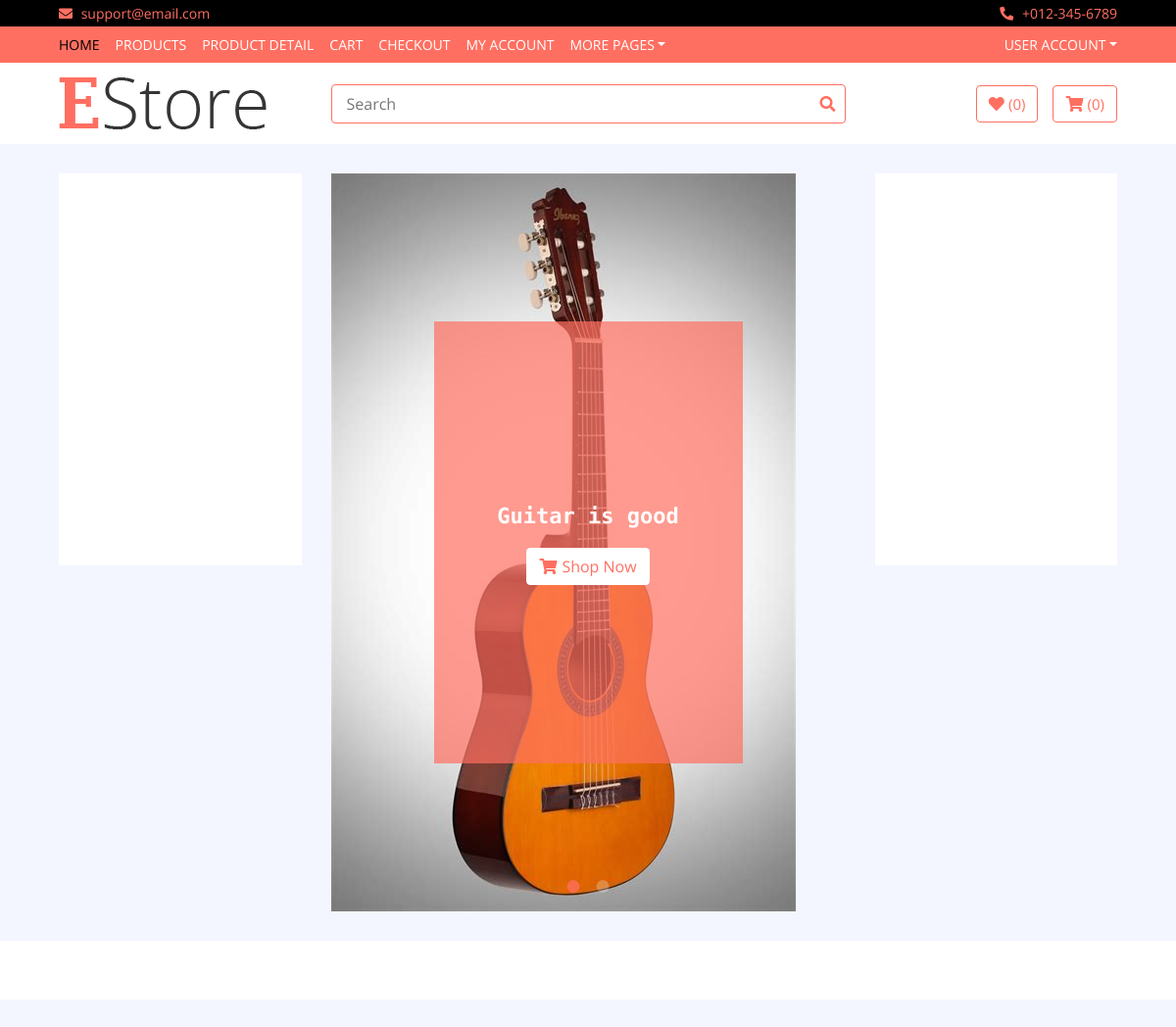
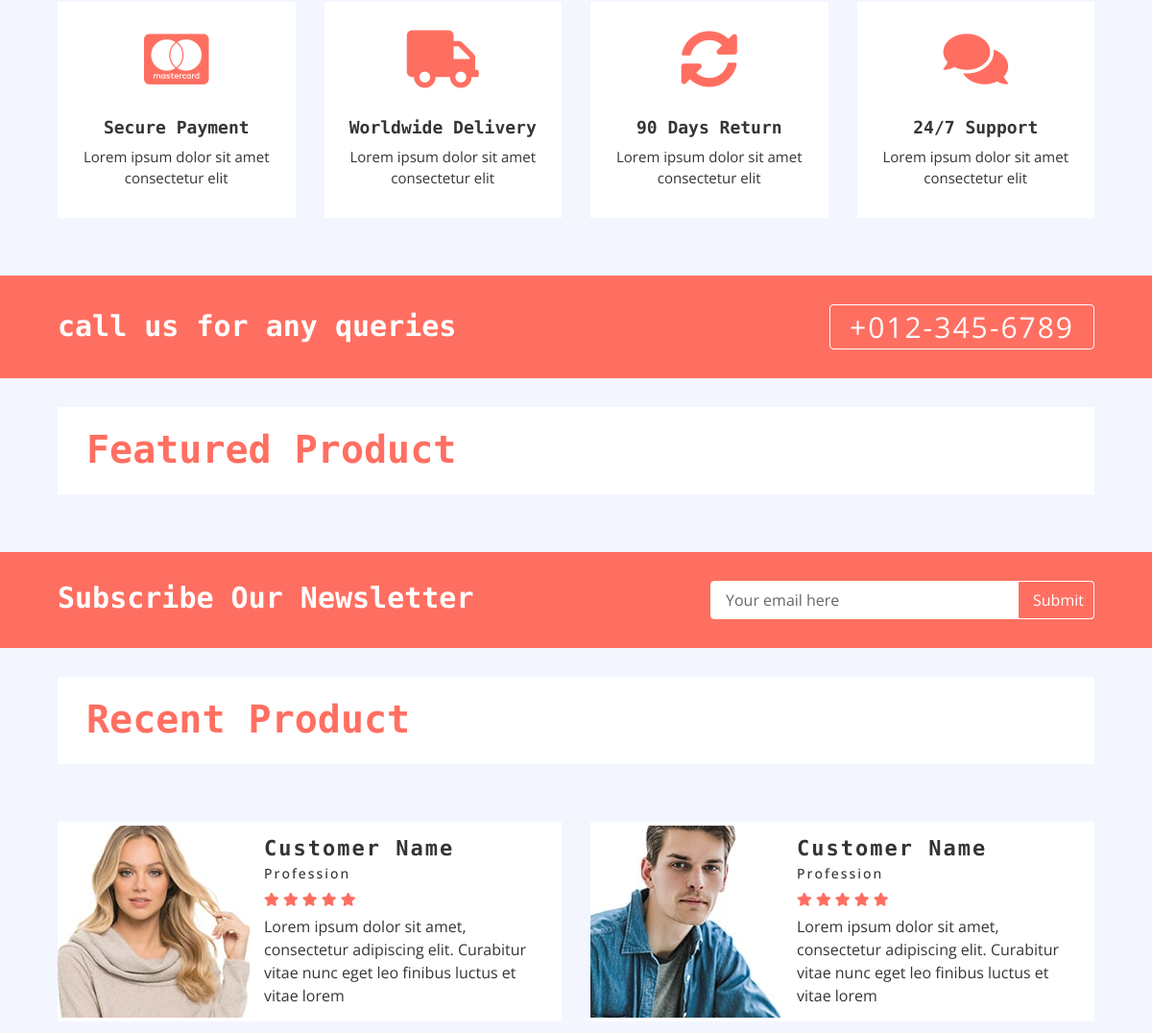
/ (upper part), run on an earlier commit of the app's database (2 pictures, top to bottom).
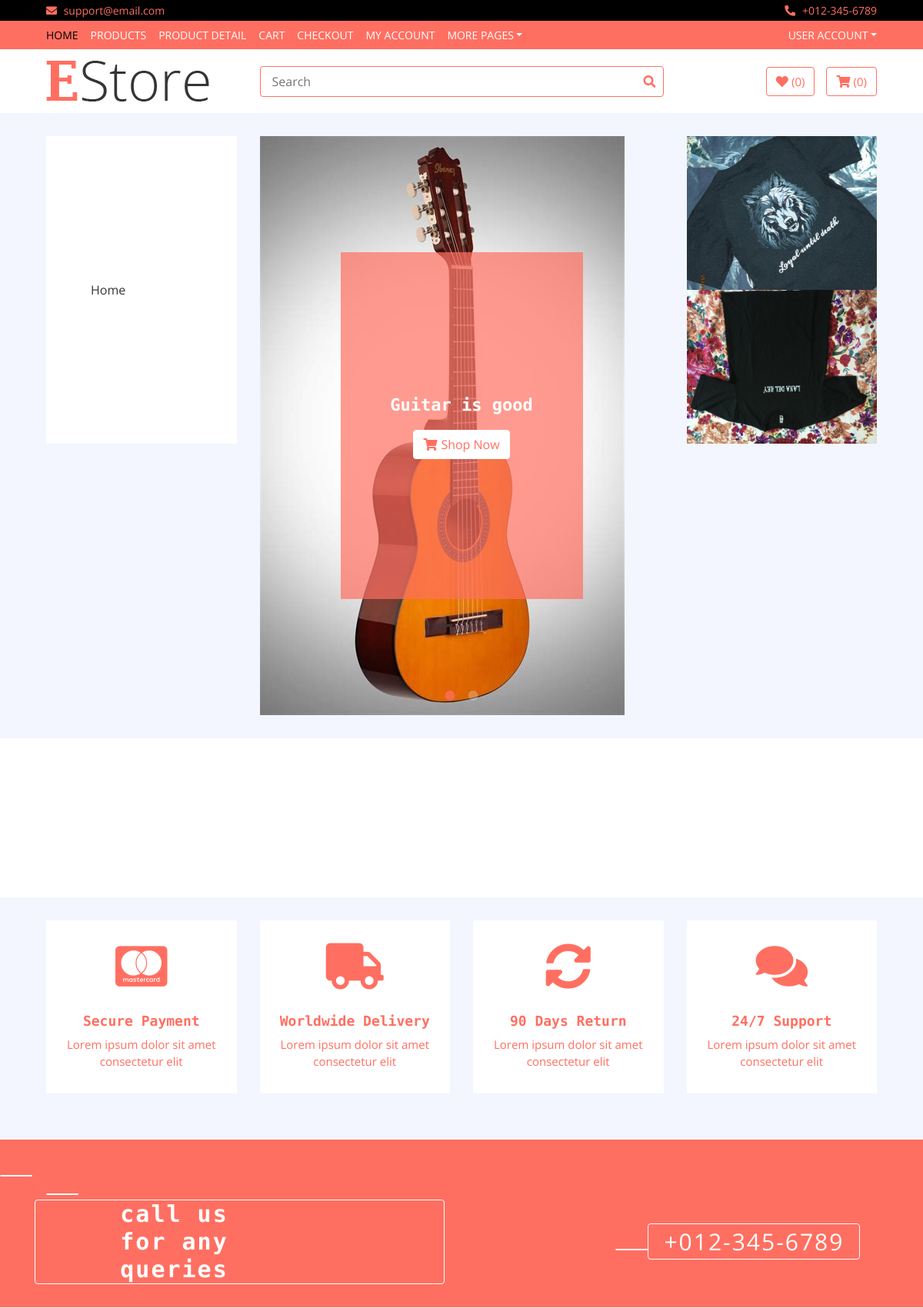
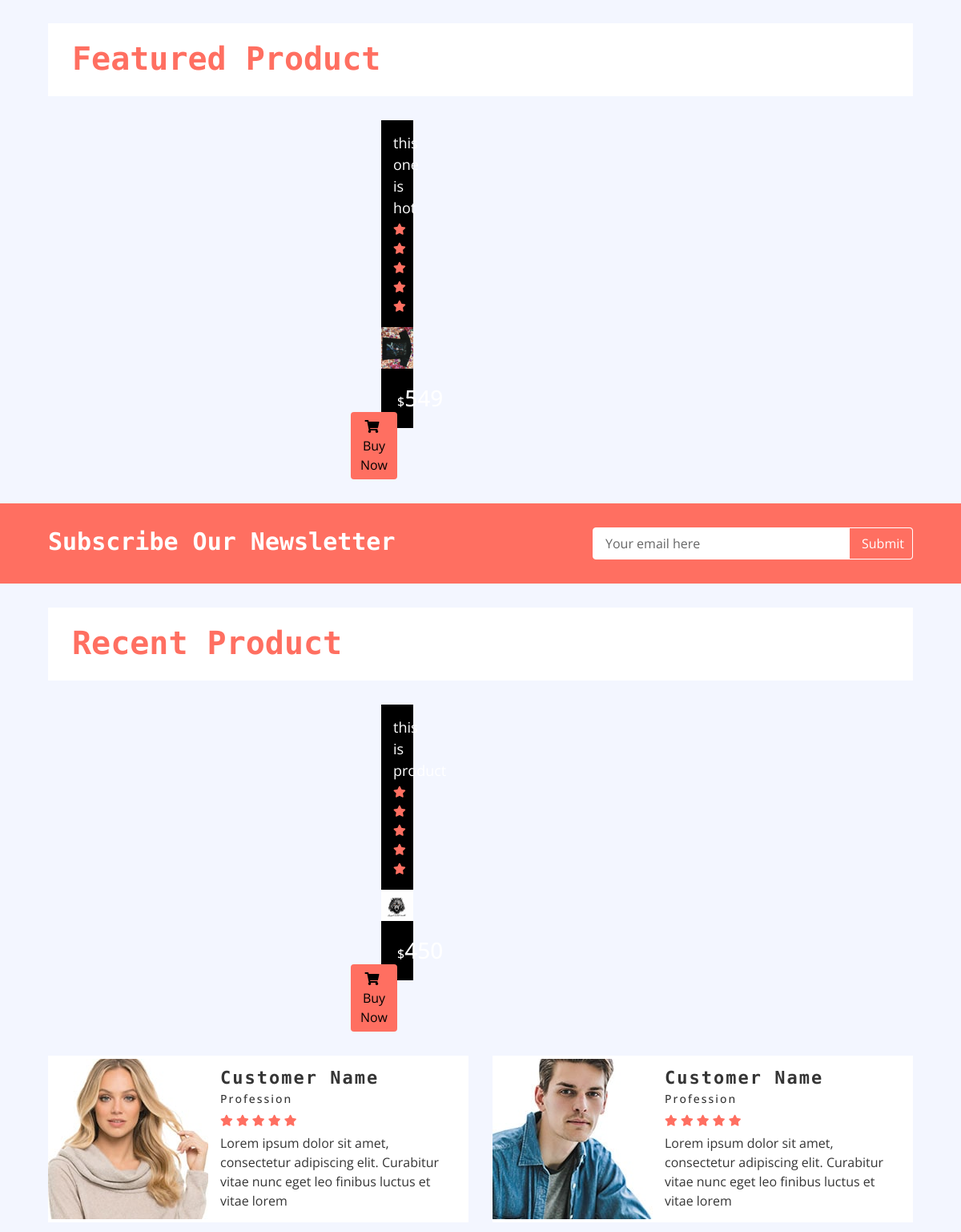
And on a later commit of the database (2 pictures, top to bottom).
### home/models.py (models this page shows, shortened)
class Slider(models.Model):
    name = models.CharField(max_length=300)
    image = models.ImageField(upload_to='media')
    description = models.TextField(blank=True)
    url = models.URLField(max_length=300, blank=True)

class Category(models.Model):
    name = models.CharField(max_length=300)
    logo = models.CharField(max_length=300, blank=True)
    slug = models.SlugField(max_length=300, unique=True)

class AD(models.Model):
    name = models.CharField(max_length=300)
    image = models.ImageField(upload_to='media')
    rank = models.IntegerField()
    url = models.URLField(max_length=300, blank=True)
    description = models.TextField(blank=True)

class Brand(models.Model):
    name = models.CharField(max_length=300)
    image = models.ImageField(upload_to='media')
    rank  = models.IntegerField()
    slug = models.CharField(max_length=300, unique=True)

class Product(models.Model):
    name = models.CharField(max_length=300)
    price = models.IntegerField()
    discounted_price = models.IntegerField(default=0)
    image = models.ImageField(upload_to='media')
    category = models.ForeignKey(Category, on_delete=models.CASCADE)
    sub_category = models.ForeignKey(SubCategory, on_delete=models.CASCADE)
    brand = models.ForeignKey(Brand, on_delete=models.CASCADE)
    slug = models.SlugField(max_length=500, unique=True)
    description = models.TextField(blank=True)
    specification = models.TextField(blank=True)
    labels = models.CharField(choices=LABELS, max_length=50, blank=True)
    stock = models.BooleanField(default=True)

### home/views.py (the view)
# urls.py: path('', HomeView.as_view(), name='index'),
class HomeView(Base):
    def get(self, request):
        view = {}
        view['categories'] = Category.objects.all()
        view['sliders'] = Slider.objects.all()
        view['ads'] = AD.objects.all()
        view['brands'] = Brand.objects.all()
        view['customers'] = Customer.objects.all()
        view['products'] = Product.objects.all()
        view['hots'] = Product.objects.filter(labels='hot')
        view['news'] = Product.objects.filter(labels='new')
        return render(request, 'index.html', view)

### template/index.html (shortened to what the changed rows need)
<!DOCTYPE html>
{% load static %}
<html lang="en">
    <head>
            <link href="https://stackpath.bootstrapcdn.com/bootstrap/4.4.1/css/bootstrap.min.css" rel="stylesheet">
            <link href="https://cdnjs.cloudflare.com/ajax/libs/font-awesome/5.10.0/css/all.min.css" rel="stylesheet">
            <link href="{% static 'lib/slick/slick.css' %}" rel="stylesheet">
            <link href="{% static 'lib/slick/slick-theme.css' %}" rel="stylesheet">
            <link href="{% static 'css/style.css' %}" rel="stylesheet">
    </head>
    <body>
        <div class="top-bar">
            <div class="container-fluid">
            </div>
        </div>
        <div class="nav">
            <div class="container-fluid">
            </div>
        </div>
        <div class="bottom-bar">
            <div class="container-fluid">
            </div>
        </div>
        <div class="header">
            <div class="container-fluid">
                <div class="row">
                    <div class="col-md-3">
                        <nav class="navbar bg-light">
                            <ul class="navbar-nav">
                                {% for cat in categories %}
                                <li class="nav-item">
                                    <a class="nav-link" href="/category/{{cat.slug}}"><i class="fa {{cat.logo}}"></i>Home</a>
                                </li>
                                {% endfor %}
                            </ul>
                        </nav>
                    </div>
                    <div class="col-md-6">
                        <div class="header-slider normal-slider">
                            {% for slider in sliders %}
                            <div class="header-slider-item">
                                <img src="{{slider.image.url}}" alt="Slider Image" />
                                <div class="header-slider-caption">
                                    <p>{{slider.description}}</p>
                                    <a class="btn" href="{{slider.url}}"><i class="fa fa-shopping-cart"></i>Shop Now</a>
                                </div>
                            </div>
                           {% endfor %}
                        </div>
                    </div>
                    <div class="col-md-3">
                        <div class="header-img">
                            {% for ad in ads %}
                            {% if ad.rank == 1 %}
                            <div class="img-item">
                                <img src="{{ad.image.url}}" />
                            </div>
                            {% endif %}
                            {% endfor %}
                            {% for ad in ads %}
                            {% if ad.rank == 2 %}
                            <div class="img-item">
                                <img src={{ad.image.url}} />
                            </div>
                            {% endif %}
                            {% endfor %}
                        </div>
                    </div>
                </div>
            </div>
        </div>
        <div class="brand">
            <div class="container-fluid">
                <div class="brand-slider">
                    {% for brand in brands %}
                    <a href="/brand/{{brand.slug}}">
                    <div class="brand-item"><img src="{{brand.image.url}}" alt="brand image"></div>
                    {% endfor %}
                </div>
            </div>
        </div>
        <div class="feature">
            <div class="container-fluid">
                <div class="row align-items-center">
                    <div class="col-lg-3 col-md-6 feature-col">
                        <div class="feature-content">
                            <i class="fab fa-cc-mastercard"></i>
                            <h2>Secure Payment</h2>
                            <p>
                                Lorem ipsum dolor sit amet consectetur elit
                            </p>
                        </div>
                    </div>
                    <div class="col-lg-3 col-md-6 feature-col">
                        <div class="feature-content">
                            <i class="fa fa-truck"></i>
                            <h2>Worldwide Delivery</h2>
                            <p>
                                Lorem ipsum dolor sit amet consectetur elit
                            </p>
                        </div>
                    </div>
                    <div class="col-lg-3 col-md-6 feature-col">
                        <div class="feature-content">
                            <i class="fa fa-sync-alt"></i>
                            <h2>90 Days Return</h2>
                            <p>
                                Lorem ipsum dolor sit amet consectetur elit
                            </p>
                        </div>
                    </div>
                    <div class="col-lg-3 col-md-6 feature-col">
                        <div class="feature-content">
                            <i class="fa fa-comments"></i>
                            <h2>24/7 Support</h2>
                            <p>
                                Lorem ipsum dolor sit amet consectetur elit
                            </p>
                        </div>
                    </div>
                </div>
            </div>
        </div>
        <div class="call-to-action">
            <div class="container-fluid">
                <div class="row align-items-center">
                    <div class="col-md-6">
                        <h1>call us for any queries</h1>
                    </div>
                </div>
            </div>
        </div>
        <div class="featured-product product">
            <div class="container-fluid">
                <div class="section-header">
                    <h1>Featured Product</h1>
                </div>
                <div class="row align-items-center product-slider product-slider-4">
                    {% for hot in hots %}
                    <div class="col-lg-3">
                        <div class="product-item">
                            <div class="product-title">
                                <a href="#">{{hot.name}}</a>
                                <div class="ratting">
                                    <i class="fa fa-star"></i>
                                    <i class="fa fa-star"></i>
                                    <i class="fa fa-star"></i>
                                    <i class="fa fa-star"></i>
                                    <i class="fa fa-star"></i>
                                </div>
                            </div>
                            <div class="product-image">
                                <a href="/product/{{hot.slug}}">
                                    <img src="{{hot.image.url}}" alt="Product Image">
                                </a>
                            </div>
                            <div class="product-price">
                                {% if hot.discounted_price > 0 %}
                                <h3><span>$</span>{{hot.discounted_price}}</h3>
                                {% else %}
                                <h3><span>$</span>{{hot.price}}</h3>
                                {% endif %}
                                <a class="btn" href=""><i class="fa fa-shopping-cart"></i>Buy Now</a>
                            </div>
                        </div>
                    </div>
                    {% endfor %}
                </div>
            </div>
        </div>
        <div class="newsletter">
            <div class="container-fluid">
                <div class="row">
                    <div class="col-md-6">
                        <h1>Subscribe Our Newsletter</h1>
                    </div>
                </div>
            </div>
        </div>
        <div class="recent-product product">
            <div class="container-fluid">
                <div class="section-header">
                    <h1>Recent Product</h1>
                </div>
                <div class="row align-items-center product-slider product-slider-4">
                    {% for new in news %}
                    <div class="col-lg-3">
                        <div class="product-item">
                            <div class="product-title">
                                <a href="#">{{new.name}}</a>
                                <div class="ratting">
                                    <i class="fa fa-star"></i>
                                    <i class="fa fa-star"></i>
                                    <i class="fa fa-star"></i>
                                    <i class="fa fa-star"></i>
                                    <i class="fa fa-star"></i>
                                </div>
                            </div>
                            <div class="product-image">
                                <a href="/product/{{new.slug}}">
                                    <img src="{{new.image.url}}" alt="Product Image">
                                </a>
                            </div>
                            <div class="product-price">
                                {% if new.discounted_price > 0 %}
                                <h3><span>$</span>{{new.discounted_price}}</h3>
                                {% else %}
                                <h3><span>$</span>{{new.price}}</h3>
                                {% endif %}
                                <a class="btn" href=""><i class="fa fa-shopping-cart"></i>Buy Now</a>
                            </div>
                        </div>
                    </div>
                    {% endfor %}
                </div>
            </div>
        </div>
        <div class="review">
            <div class="container-fluid">
                <div class="row align-items-center review-slider normal-slider">
                    <div class="col-md-6">
                        <div class="review-slider-item">
                            <div class="review-text">
                                <h2>Customer Name</h2>
                            </div>
                        </div>
                    </div>
                    <div class="col-md-6">
                        <div class="review-slider-item">
                            <div class="review-text">
                                <h2>Customer Name</h2>
                            </div>
                        </div>
                    </div>
                </div>
            </div>
        </div>
    </body>
</html>

What changed in the data, as far as the page shows it:
added AD: image (picture)
added AD: image (picture)
added Brand: image (picture)
added Product: name "this one is hot", image (picture), discounted_price "549", shown under "Featured Product"
added Product: name "this is product", image (picture), discounted_price "450", shown under "Recent Product"
